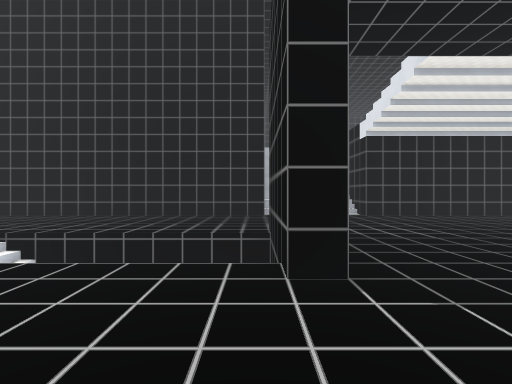
View 1 (above)

19 first-person views from a walk through a Godot game level. The camera is 1.4 m above the floor, looks level and sees 85° across. The floor is counted in squares, 2 m on a side. Each view is taken from the middle of a square. On the plan, view 1 faces up. The plan holds only what a view shows up to about 9 squares ahead; the rest is blank. The place goes on beyond the plan. Some surface patterns are stand-ins.

View 2
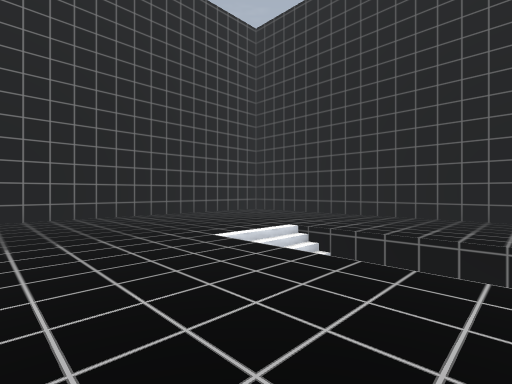

View 3
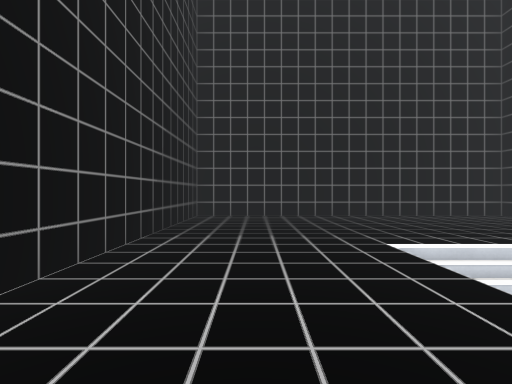

View 4
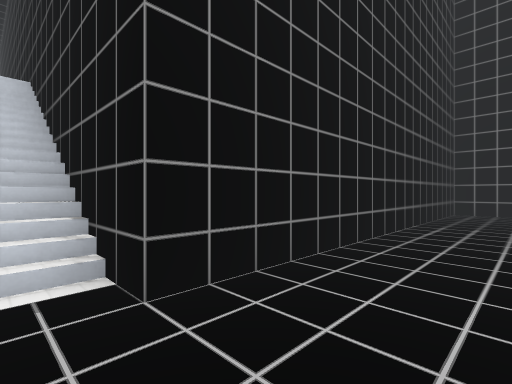

View 5
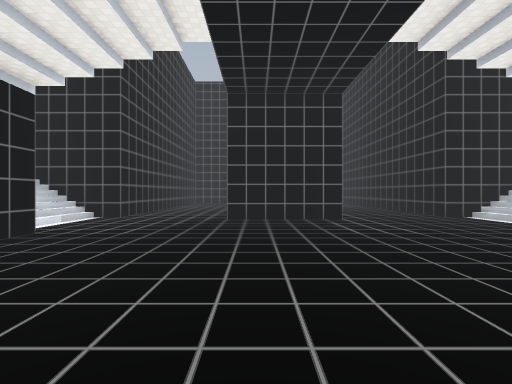

View 6
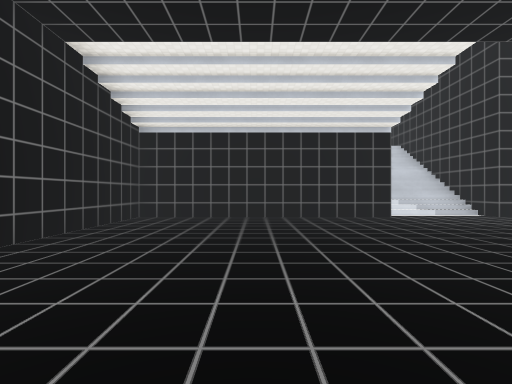

View 7
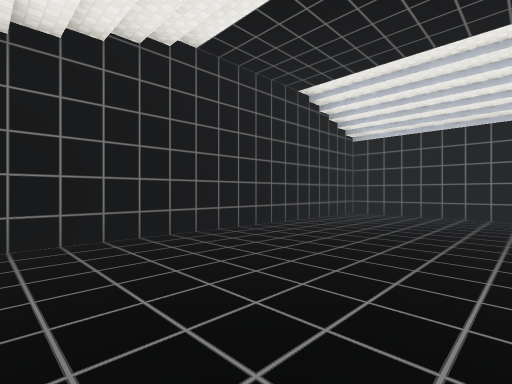

View 8
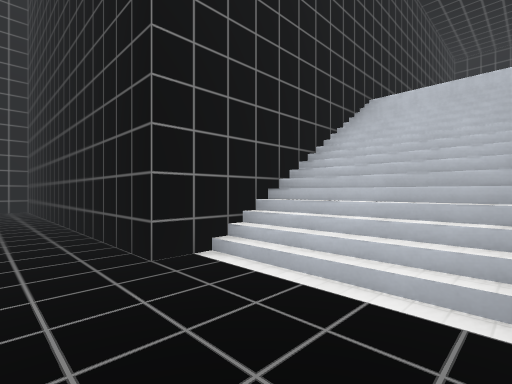

View 9
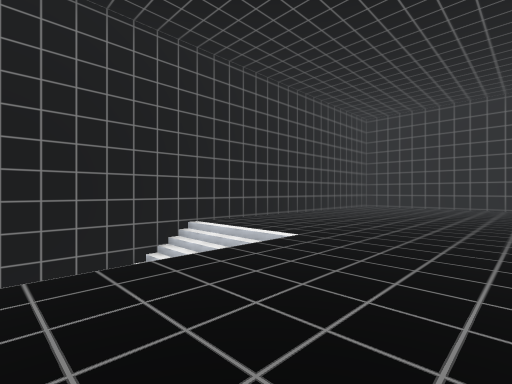

View 10
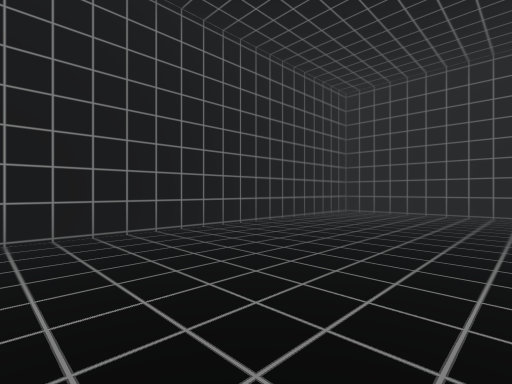

View 11
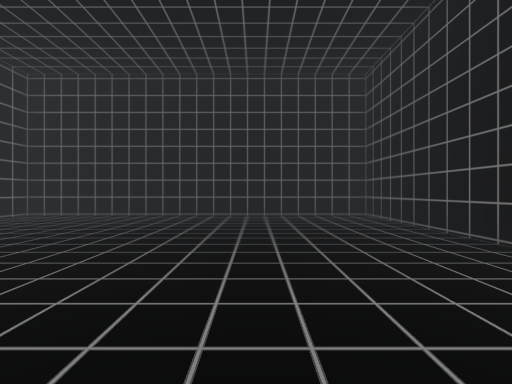

View 12
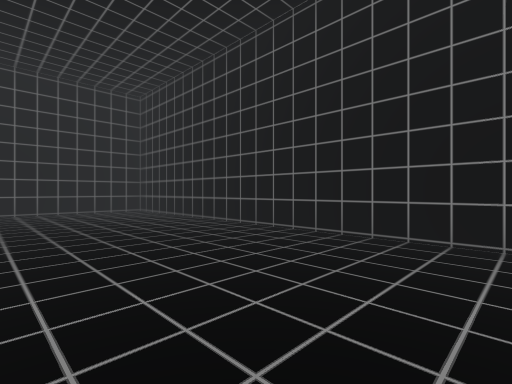

View 13
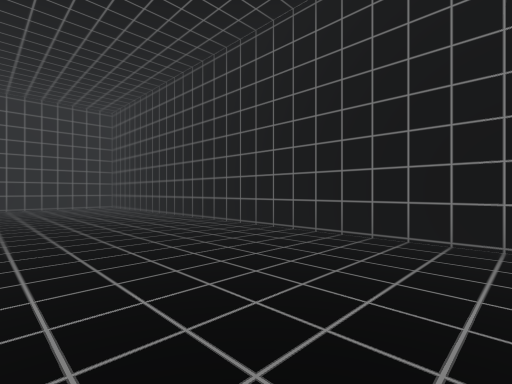

View 14
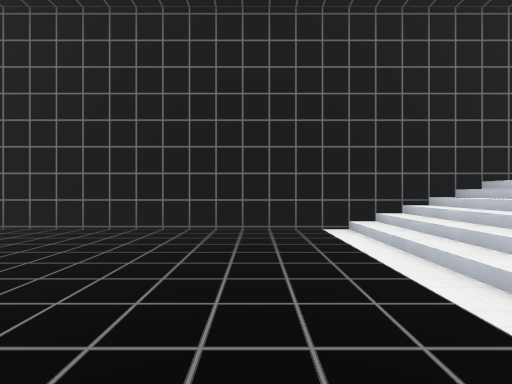

View 15
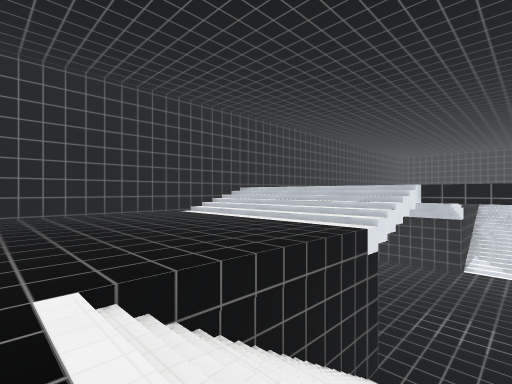

View 16
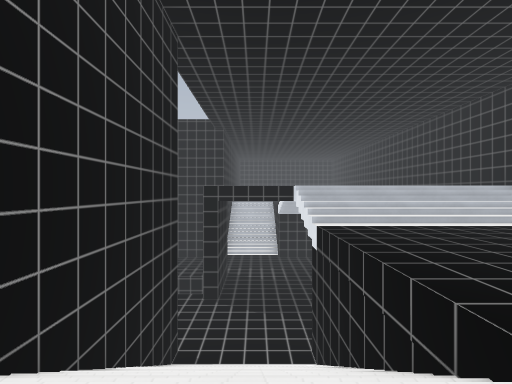

View 17
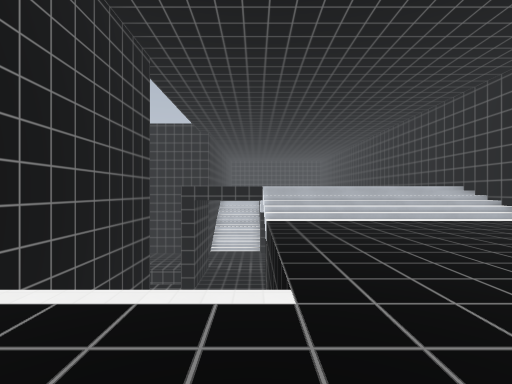

View 18
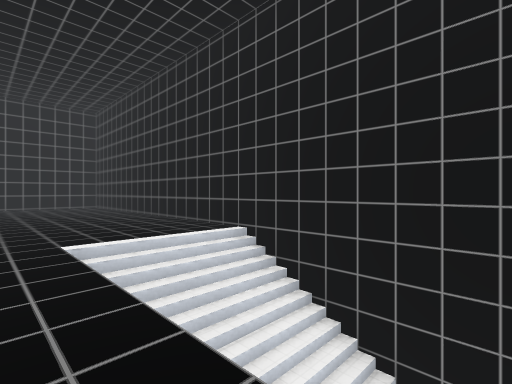

View 19
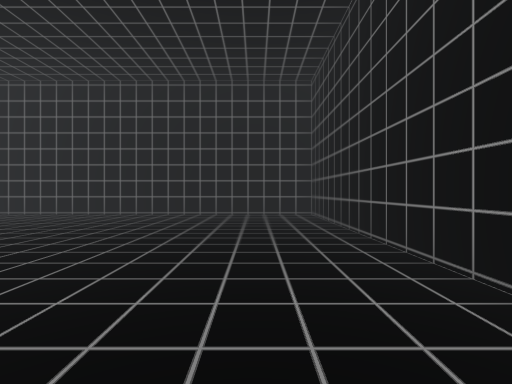

### Floor plan
Key: @ floor where view 1 was taken; # wall or solid block; . main floor; - floor 5.75 m lower than the main floor; / step, stairs or slope.
Columns run from 10 left of view 1 to 11 right of it. Each row starts with its distance up from view 1.
 24           ############
 23           #..........#
 22           #..........#
 21           #..........#
 20           #..........#
 19           #..........#
 18           #..........#
 17           #..........#
 16           #..........#
 15           #..........#
 14           #..........#
 13           #///.......#
 12           #///.......#
 11           #///.......#
 10           #///.......#
  9 ###########///.......#
  8 #------------////////#
  7 #--------------------#
  6 #--------------------#
  5 #-----/---#----------#
  4 #-----/   #----------#
  3 #-----////#----------#
  2 #--------------------#
  1 #--------------------#
  0 #---------@----------#
 -1 ###########--////////#
 -2           #///......
 -3           #///.....
 -4           #///....
 -5           #///...
 -6           #///..
 -7           #....
 -8           #....
 -9           #....
-10           #.....
-11           #......
-12           #.......
-13           #........
-14           #.........
-15           #.........
-16           ###########

Where each view was taken, in squares from view 1:
view 1: 0 up, 0 right, facing up
view 2: 0 up, 1 left, facing up-left
view 3: 1 up, 1 left, facing left
view 4: 1 up, 1 right, facing down-left
view 5: 3 up, 8 right, facing left
view 6: 7 up, 7 right, facing down
view 7: 8 up, 6 right, facing down-right
view 8: 7 up, 3 right, facing up-left
view 9: 10 up, 6 right, facing up-left
view 10: 14 up, 5 right, facing up-left
view 11: 15 up, 7 right, facing up
view 12: 13 up, 6 right, facing up-right
view 13: 10 up, 6 right, facing up-right
view 14: 10 up, 5 right, facing right
view 15: 14 up, 1 right, facing down-right
view 16: 7 down, 2 right, facing up
view 17: 8 down, 3 right, facing up
view 18: 2 down, 4 right, facing down-left
view 19: 7 down, 2 right, facing down
